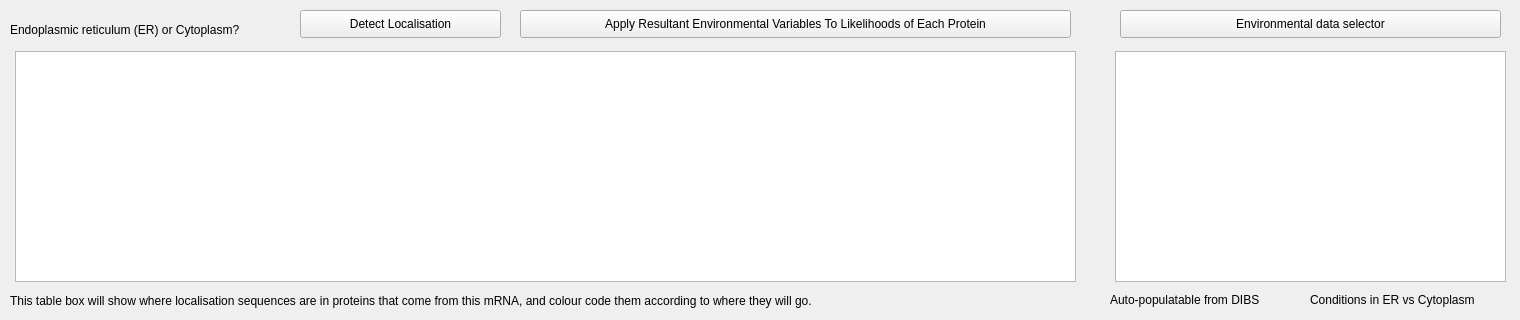
      <widget class="QWidget" name="mRNALocalisation">
       <attribute name="title">
        <string>mRNA Localisation</string>
       </attribute>
       <widget class="QLabel" name="ERorCytoplasm">
        <property name="geometry">
         <rect>
          <x>10</x>
          <y>20</y>
          <width>291</width>
          <height>20</height>
         </rect>
        </property>
        <property name="text">
         <string>Endoplasmic reticulum (ER) or Cytoplasm?</string>
        </property>
       </widget>
       <widget class="QTableWidget" name="tableWidget">
        <property name="geometry">
         <rect>
          <x>15</x>
          <y>51</y>
          <width>1061</width>
          <height>231</height>
         </rect>
        </property>
       </widget>
       <widget class="QLabel" name="label_3">
        <property name="geometry">
         <rect>
          <x>10</x>
          <y>291</y>
          <width>1011</width>
          <height>20</height>
         </rect>
        </property>
        <property name="text">
         <string>This table box will show where localisation sequences are in proteins that come from this mRNA, and colour code them according to where they will go.</string>
        </property>
       </widget>
       <widget class="QPushButton" name="HighlightERorCytoplasm">
        <property name="geometry">
         <rect>
          <x>300</x>
          <y>10</y>
          <width>201</width>
          <height>28</height>
         </rect>
        </property>
        <property name="text">
         <string>Detect Localisation</string>
        </property>
       </widget>
       <widget class="QPushButton" name="pushButton_2">
        <property name="geometry">
         <rect>
          <x>520</x>
          <y>10</y>
          <width>551</width>
          <height>28</height>
         </rect>
        </property>
        <property name="text">
         <string>Apply Resultant Environmental Variables To Likelihoods of Each Protein</string>
        </property>
       </widget>
       <widget class="QTableWidget" name="tableWidget_2">
        <property name="geometry">
         <rect>
          <x>1115</x>
          <y>51</y>
          <width>391</width>
          <height>231</height>
         </rect>
        </property>
       </widget>
       <widget class="QPushButton" name="pushButton_3">
        <property name="geometry">
         <rect>
          <x>1120</x>
          <y>10</y>
          <width>381</width>
          <height>28</height>
         </rect>
        </property>
        <property name="text">
         <string>Environmental data selector</string>
        </property>
       </widget>
       <widget class="QLabel" name="label_4">
        <property name="geometry">
         <rect>
          <x>1110</x>
          <y>290</y>
          <width>201</width>
          <height>20</height>
         </rect>
        </property>
        <property name="text">
         <string>Auto-populatable from DIBS</string>
        </property>
       </widget>
       <widget class="QLabel" name="label_5">
        <property name="geometry">
         <rect>
          <x>1310</x>
          <y>290</y>
          <width>201</width>
          <height>20</height>
         </rect>
        </property>
        <property name="text">
         <string>Conditions in ER vs Cytoplasm</string>
        </property>
       </widget>
      </widget>
